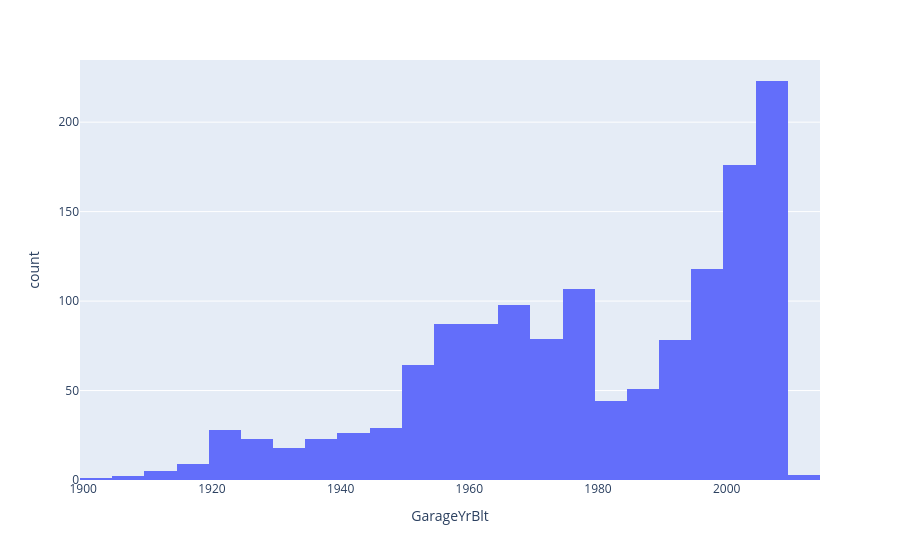

Source (notebook cell):
### Code cell
fig = px.histogram(data_frame= train_df, x = 'GarageYrBlt')
fig.show()
# meidan works best
# base on the last 3, determined that using median for simple imputater works the best

### Figure 1 — Plotly figure (JSON) as saved in the notebook; plotly's stock layout.template omitted (floating-point values rounded to 4 significant figures; data arrays with more than 128 entries replaced by an {"elided": "..."} marker saying what was removed)
{"data": [{"bingroup": "x", "hovertemplate": "GarageYrBlt=%{x}<br>count=%{y}<extra></extra>", "legendgroup": "", "marker": {"color": "#636efa", "pattern": {"shape": ""}}, "name": "", "orientation": "v", "showlegend": false, "type": "histogram", "x": {"elided": "1460 float values"}, "xaxis": "x", "yaxis": "y"}], "layout": {"barmode": "relative", "legend": {"tracegroupgap": 0}, "margin": {"t": 60}, "xaxis": {"anchor": "y", "domain": [0, 1], "title": {"text": "GarageYrBlt"}}, "yaxis": {"anchor": "x", "domain": [0, 1], "title": {"text": "count"}}}}
